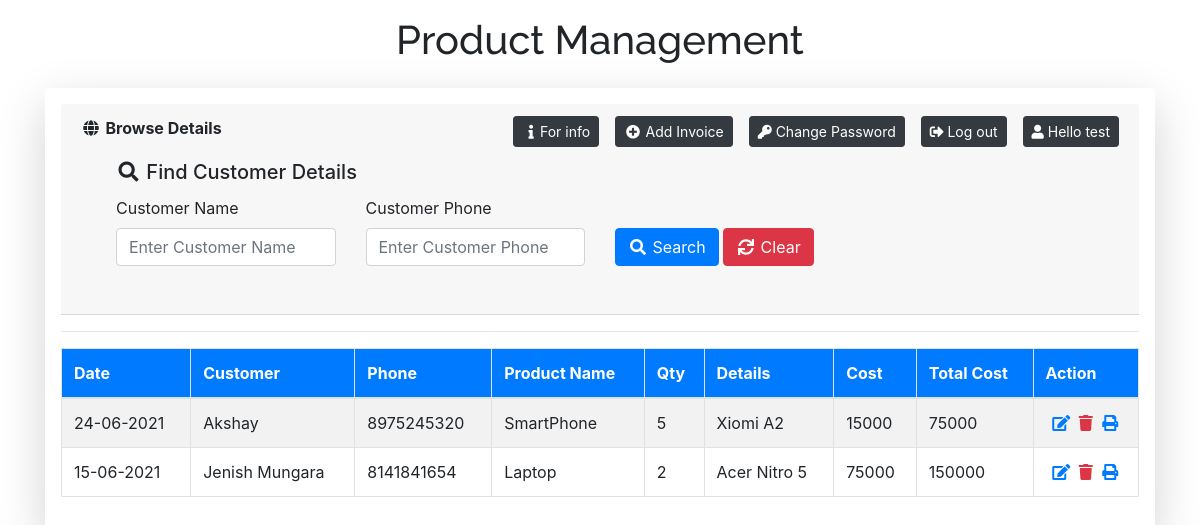
Page /index.php (signed in) on the committed database.
### tables this page shows
CREATE TABLE `users` (
  `id` int(11) NOT NULL,
  `date` date NOT NULL,
  `cname` varchar(30) NOT NULL,
  `cphone` varchar(24) NOT NULL,
  `pname` varchar(30) NOT NULL,
  `qty` int(11) NOT NULL,
  `detail` varchar(500) NOT NULL,
  `cost` bigint(20) NOT NULL,
  `dt` timestamp NOT NULL DEFAULT current_timestamp(),
  `created_by` int(11) NOT NULL
);

### include/Database.php (called while the page is built, shortened)
<?php
class Database{
    protected $pdo;
    public function __construct(\PDO $pdo)
    {
        $this->pdo = $pdo;
        $this->pdo->setAttribute(\PDO::ATTR_ERRMODE, \PDO::ERRMODE_EXCEPTION);
    }
    public function getAllRecords($tableName, $fields='*', $cond='', $orderBy='', $limit='')
    {
        $stmt = $this->pdo->prepare("SELECT $fields FROM $tableName WHERE 1 ".$cond." ".$orderBy." ".$limit);
        $stmt->execute();
        $rows = $stmt->fetchAll(PDO::FETCH_ASSOC);
        return $rows;
    }
}
?>

### config.php (called while the page is built, shortened)
<?php
include_once('include/Database.php');
$dsn	= 	"mysql:dbname=".SS_DB_NAME.";host=".SS_DB_HOST."";
$pdo	=	"";
try {
	$pdo = new PDO($dsn, SS_DB_USER, SS_DB_PASSWORD);
}catch (PDOException $e) {
	echo "Connection failed: " . $e->getMessage();
}
$db 	=	new Database($pdo);
?>

### index.php (the view, shortened to what this page needs)
<?php
include_once('config.php');
?>
<!doctype html>
<html>
<head>
	<link rel="stylesheet" href="https://code.jquery.com/ui/1.12.0/themes/smoothness/jquery-ui.css" type="text/css">
    <link rel="stylesheet" href="https://stackpath.bootstrapcdn.com/bootstrap/4.2.1/css/bootstrap.min.css">
    <link rel="stylesheet" href="https://use.fontawesome.com/releases/v5.6.3/css/all.css">
</head>
<body>
	<?php
	$condition='';
	$condition	.=	' AND created_by LIKE '.$_SESSION['id'].'';
	$userData	=	$db->getAllRecords('users','*',$condition,'ORDER BY date DESC');
	?>
   	<div class="container my-3">
		<h1 style="font-family: 'Raleway', sans-serif; text-align: center;">Product Management</h1>
		<div class="shadow-lg p-3 mb-5 bg-body rounded mt-4	">
			<div class="card-header">
			<i class="fa fa-fw fa-globe"></i>
			<strong>Browse Details</strong>
			<a href="#" class="float-right btn btn-dark btn-sm ml-2">
      	<span class="fa fa-user"></span> Hello <?php echo htmlspecialchars($_SESSION["username"]); ?>
    	</a>
			<a href="logout.php" class="float-right btn btn-dark btn-sm mx-2">
      	<span class="fa fa-sign-out-alt"></span> Log out
    	</a>
			<a href="reset-password.php" class="float-right btn btn-dark btn-sm mx-2">
      	<span class="fa fa-key"></span> Change Password
    	</a>
			<a href="add-record.php" class="float-right btn btn-dark btn-sm mx-2">
				<span class="fa fa-fw fa-plus-circle"></span> Add Invoice
			</a>
			<a href="#" onClick="return confirm('for more detail please contact me on 8980877302');" class="float-right btn btn-dark btn-sm mx-2">
			<span class="fa fa-fw fa-info"></span>For info</a>
			<div class="card-body">
				<div class="col-sm-12">
					<h5 class="card-title"><i class="fa fa-fw fa-search"></i> Find Customer Details</h5>
					<form method="get">
						<div class="row">
							<div class="col-sm-3">
								<div class="form-group">
									<label>Customer Name</label>
									<input type="text" name="cname" id="cname" class="form-control" value="<?php echo isset($_REQUEST['cname'])?$_REQUEST['cname']:''?>" placeholder="Enter Customer Name">
								</div>
							</div>
							<div class="col-sm-3">
								<div class="form-group">
									<label>Customer Phone</label>
									<input type="tel" name="cphone" id="cphone" class="form-control" value="<?php echo isset($_REQUEST['cphone'])?$_REQUEST['cphone']:''?>" placeholder="Enter Customer Phone">
								</div>
							</div>
							<div class="col-sm-3">
								<div class="form-group">
									<label>&nbsp;</label>
									<div>
										<button type="submit" name="submit" value="search" id="submit" class="btn btn-primary"><i class="fa fa-fw fa-search"></i> Search</button>
										<a href="<?php echo $_SERVER['PHP_SELF'];?>" class="btn btn-danger"><i class="fa fa-fw fa-sync"></i> Clear</a>
									</div>
								</div>
							</div>
						</div>
					</form>
				</div>
			</div>
		</div>
		<hr>
		<div>
			<table class="table table-striped table-bordered">
				<thead>
					<tr class="bg-primary text-white">
					    <th>Date</th>
						<th>Customer</th>
						<th>Phone</th>
						<th>Product Name</th>
						<th>Qty</th>
						<th>Details</th>
						<th>Cost</th>
						<th>Total Cost</th>
						<th>Action</th>
					</tr>
				</thead>
				<tbody>
					<?php
					if(count($userData)>0){
						foreach($userData as $val){
					?>
					<tr>
						<td><?php echo date_format (new DateTime($val['date']), 'd-m-Y');?></td>
						<td><?php echo $val['cname'];?></td>
						<td><?php echo $val['cphone'];?></td>
						<td><?php echo $val['pname'];?></td>
						<td><?php echo $val['qty'];?></td>
						<td><?php echo $val['detail'];?></td>
						<td><?php echo $val['cost'];?></td>
						<td><?php echo $val['qty'] * $val['cost'];?></td>
						<td align="center">
							<a href="edit-record.php?editId=<?php echo $val['id'];?>" class="text-primary"><i class="fa fa-fw fa-edit"></i></a>
							<a href="delete.php?delId=<?php echo $val['id'];?>" class="text-danger" onClick="return confirm('Are you sure to delete this record?');">
							<i class="fa fa-fw fa-trash"></i></a>
							<a target="_blank" href="print-record.php?Id=<?php echo $val['id'];?>" class="text-primary"><i class="fa fa-fw fa-print"></i></a>
						</td>
					</tr>
					<?php
						}
					}else{
					?>
					<tr><td colspan="9" align="center">No Record(s) Found!</td></tr>
					<?php } ?>
				</tbody>
			</table>
		</div>
	</div>
</body>
</html>

### rows in the picture
users: date "24-06-2021", cname "Akshay", cphone "8975245320", pname "SmartPhone", qty "5", detail "Xiomi A2", cost "15000", $val['qty'] * $val['cost'] "75000"
users: date "15-06-2021", cname "Jenish Mungara", cphone "8141841654", pname "Laptop", qty "2", detail "Acer Nitro 5", cost "75000", $val['qty'] * $val['cost'] "150000"

### other values in the picture
$_SESSION["username"] "test"
